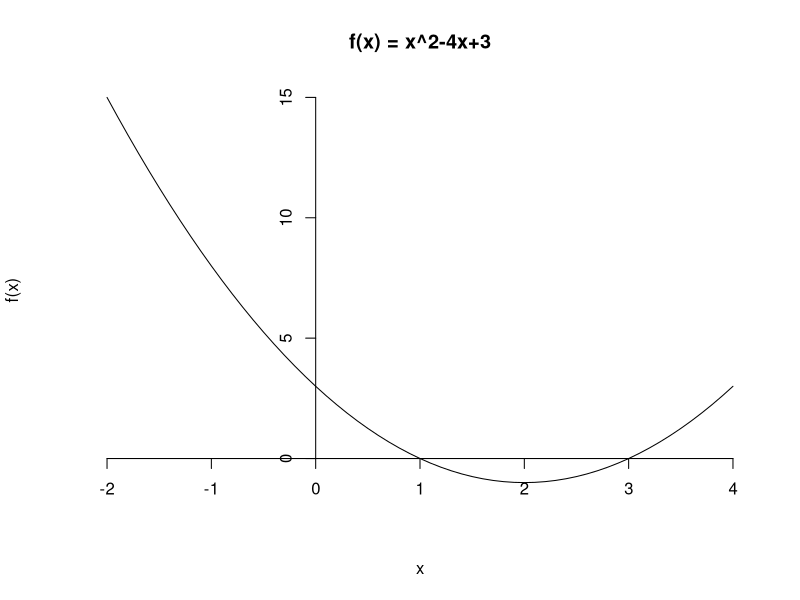
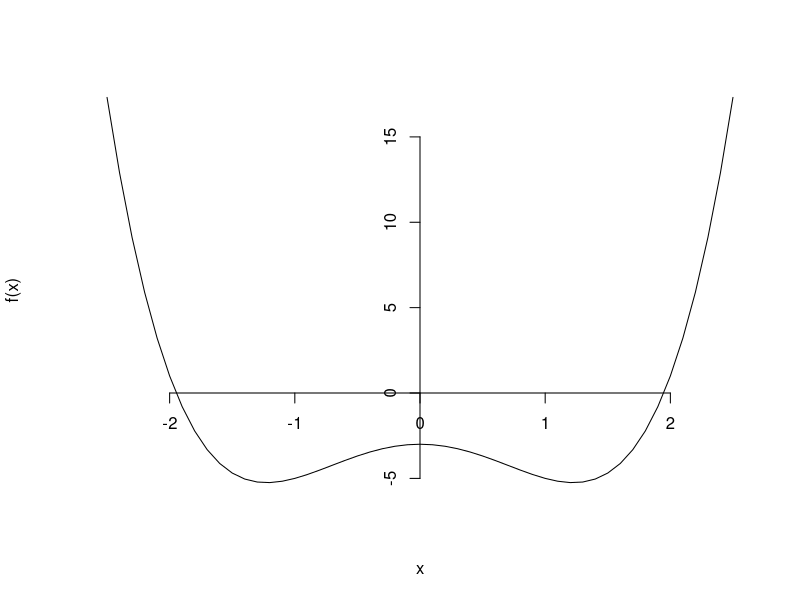
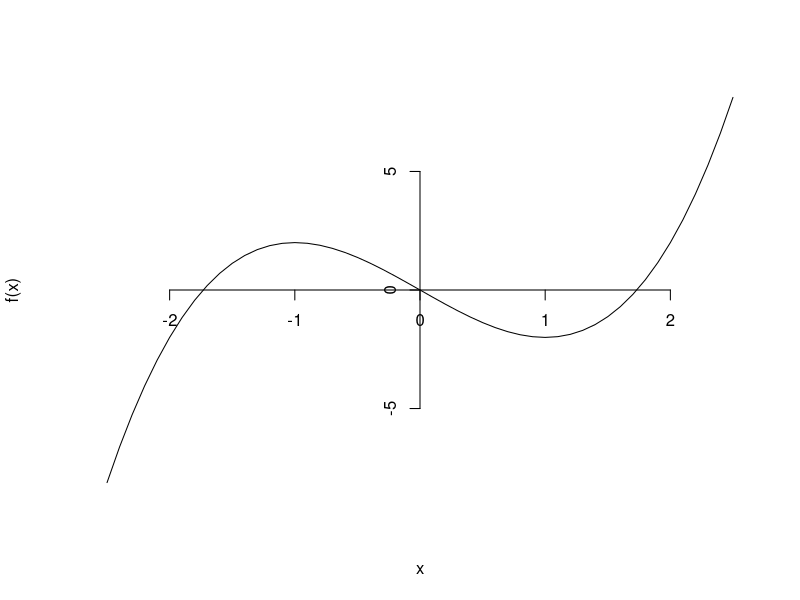
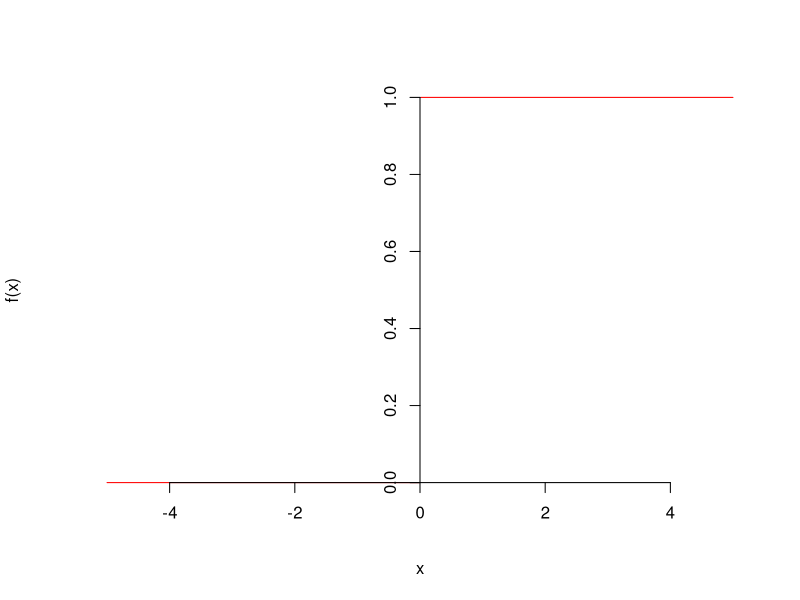
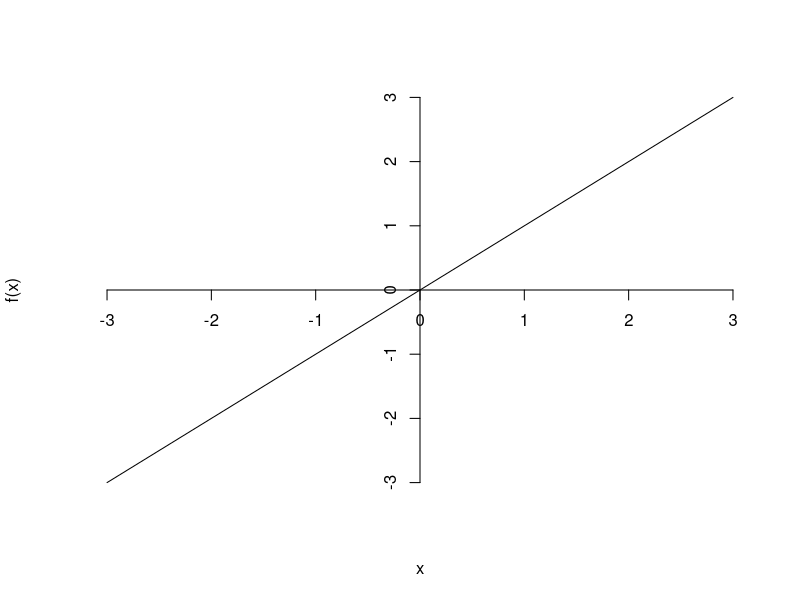
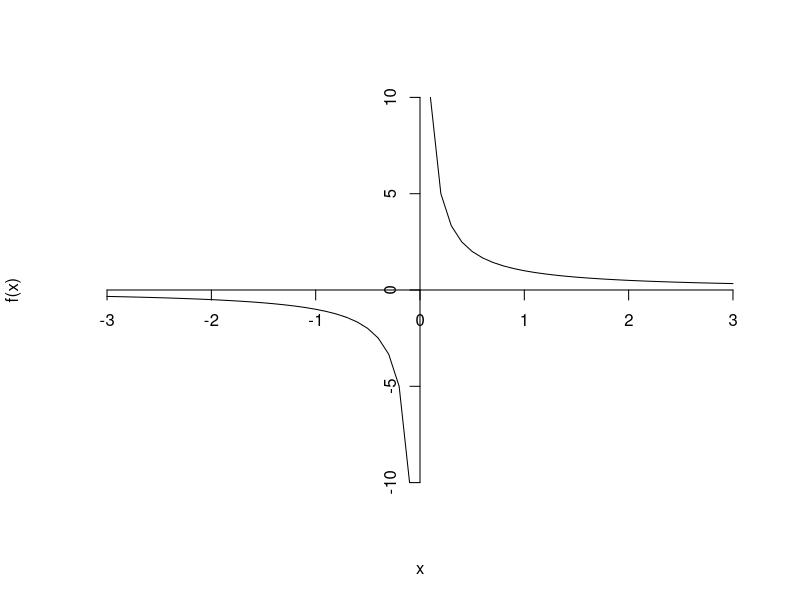
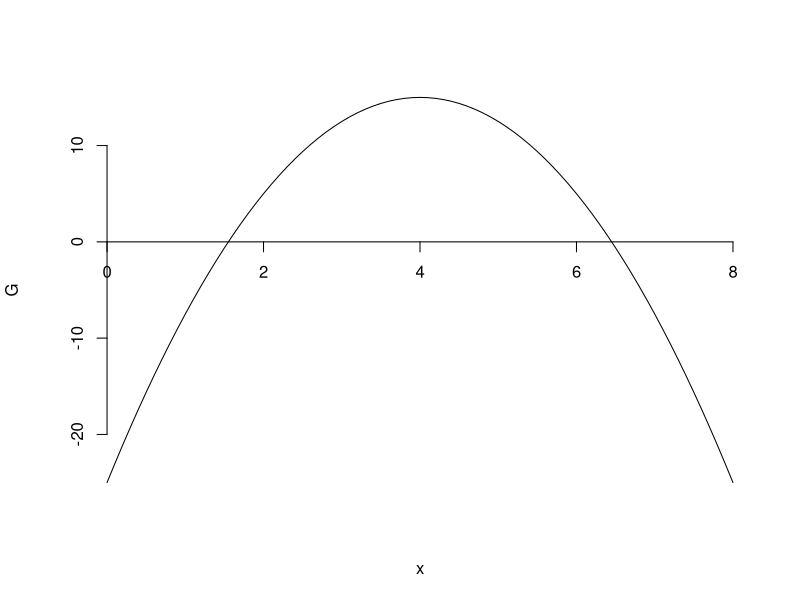

These charts were generated, in order, by the following R code:
## ---- chunk 1
options(digits = 4)
knitr::opts_chunk$set(echo=FALSE, message=FALSE, warning=FALSE, cache=FALSE, 
                      dev.args=list(pointsize=11), size="scriptsize")
## ---- chunk 2
rm(list = ls())
x <- seq(-2, 4, 0.1)

f <- function(x) {
  x^2 - 4 * x + 3
}
plot(x,f(x), type = "l", axes = FALSE, main = "f(x) = x^2-4x+3")
axis(1, pos = 0)
axis(2, pos = 0)
## ---- chunk 3
rm(list = ls())
x <- seq(-2.5, 2.5, 0.1)

f <- function(x) {
  x^4 - 3 * x^2 - 3
}
plot(x,f(x), type = "l", axes = FALSE)
axis(1, pos = 0)
axis(2, pos = 0)

## ---- chunk 4
rm(list = ls())
x <- seq(-2.5, 2.5, 0.1)

f <- function(x) {
  x^3 - 3 * x 
}
plot(x,f(x), type = "l", axes = FALSE)
axis(1, pos = 0)
axis(2, pos = 0)

## ---- chunk 5
rm(list = ls())
x <- seq(-5, 5, 0.01)

f <- function(x) {
  0.5 * (x + abs(x)) / x
}
plot(x,f(x), type = "l", axes = FALSE, col = "red")
axis(1, pos = 0)
axis(2, pos = 0)
## ---- chunk 6
rm(list = ls())
x <- seq(-3, 3, 0.1)

f <- function(x) {
  x
}
plot(x,f(x), type = "l", axes = FALSE)
axis(1, pos = 0)
axis(2, pos = 0)
## ---- chunk 7
rm(list = ls())
x <- seq(-3, 3, 0.1)

f <- function(x) {
  1/x
}
plot(x,f(x), type = "l", axes = FALSE)
axis(1, pos = 0)
axis(2, pos = 0)
## ---- chunk 8
rm(list = ls())
x <- seq(0, 8, 0.1)
G <- -5/2 * x^2 +20 * x -25
plot(x,G, type = "l", axes = FALSE)
axis(1, pos = 0)
axis(2, pos = 0)
